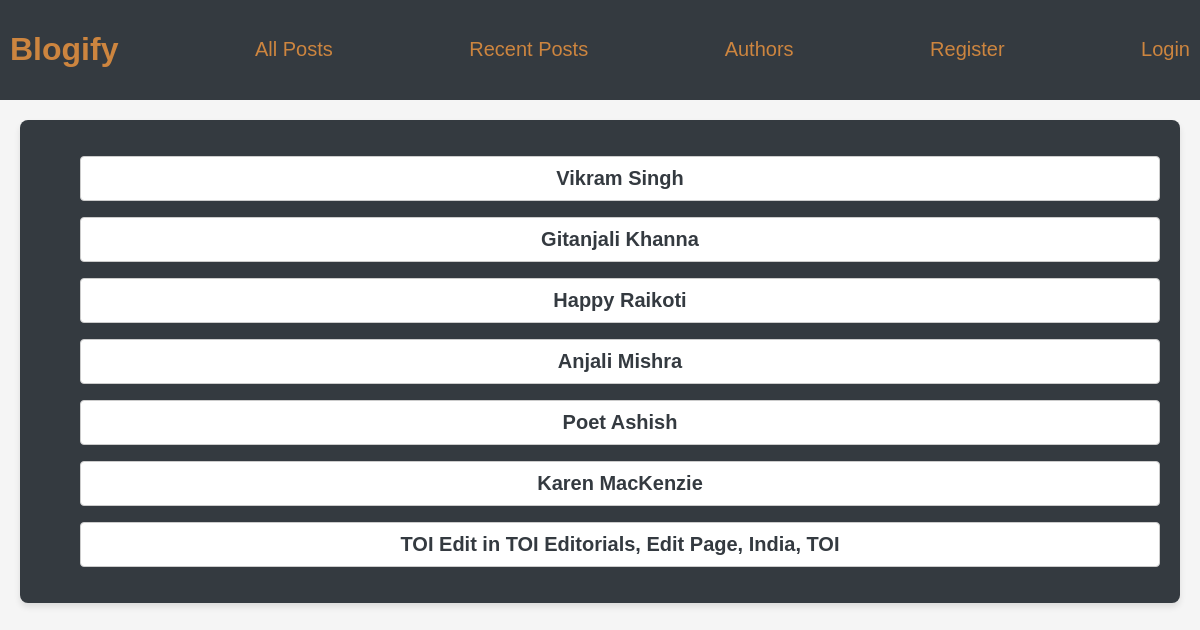
Page /author/ on the committed database.
### blog/models.py (models this page shows)
class Blog(models.Model):
    title=models.CharField(max_length=100)
    author=models.CharField(max_length=100)
    content=models.TextField()
    date=models.DateTimeField(auto_now=True)
    image=models.ImageField(upload_to="blog_images")

### blog/views.py (the view)
# urls.py: path("author/",views.AuthorView.as_view(),name="all-authors"),
class AuthorView(ListView):
    template_name="blog/all_authors.html"
    model=Blog
    context_object_name="posts"

### blog/templates/blog/all_authors.html (shortened to what this page needs)
{% extends "base.html" %}
{% load static %}
{% block css_files %}
    <link rel="stylesheet" href="{% static 'blog/author.css' %}">
{% endblock css_files %}
{% block content %}
    <div class="author-posts">
        {% for post in posts %}
            <ul>
                <a href="{% url "author-post" post.author %}" class="authora">
                    <li class="post-author" id="post-{{ post.id }}">{{ post.author }}</li>
                </a>
            </ul>
        {% endfor %}
    </div>
{% endblock content %}

### static/app.css (style rules this page uses)
body { font-family: Arial, sans-serif; background-color: #f5f5f5; margin: 0 auto; padding: 0; }

### blog/static/blog/author.css (style rules this page uses)
.authora { text-decoration: none; }
.author-posts { margin: 20px; padding: 20px; background-color: #343a40; border-radius: 8px; box-shadow: 0 4px 6px rgba(0, 0, 0, 0.1); }
.post-author { list-style-type: none; margin: 0; padding: 10px; background-color: #fff; border: 1px solid #ccc; border-radius: 4px; margin-bottom: 10px; cursor: pointer; font-family: Arial, sans-serif; font-size: 20px; font-weight: bold; color: #343a40; text-align: center; }

### rows in the picture
Blog: author "Vikram Singh"
Blog: author "Gitanjali Khanna"
Blog: author "Happy Raikoti"
Blog: author "Anjali Mishra"
Blog: author "Poet Ashish"
Blog: author "Karen MacKenzie"
Blog: author "TOI Edit in TOI Editorials, Edit Page, India, TOI"
